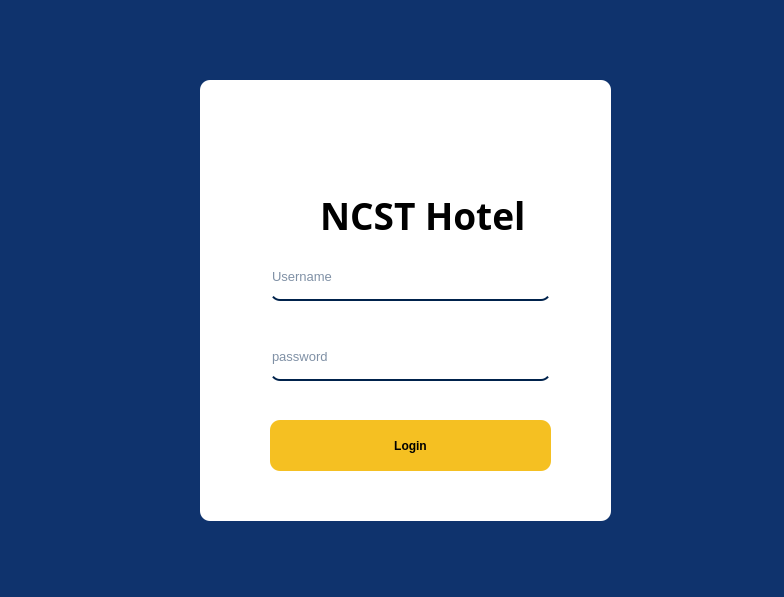
<?xml version="1.0" encoding="UTF-8"?>
<ui version="4.0">
 <class>MainWindow</class>
 <widget class="QMainWindow" name="MainWindow">
  <property name="geometry">
   <rect>
    <x>0</x>
    <y>0</y>
    <width>784</width>
    <height>597</height>
   </rect>
  </property>
  <property name="windowTitle">
   <string>MainWindow</string>
  </property>
  <property name="styleSheet">
   <string notr="true">background-color: rgb(15, 51, 109);</string>
  </property>
  <widget class="QWidget" name="centralwidget">
   <widget class="QFrame" name="frame">
    <property name="geometry">
     <rect>
      <x>200</x>
      <y>80</y>
      <width>411</width>
      <height>441</height>
     </rect>
    </property>
    <property name="styleSheet">
     <string notr="true">border-radius: 10px;
background-color: rgb(255, 255, 255);</string>
    </property>
    <property name="frameShape">
     <enum>QFrame::StyledPanel</enum>
    </property>
    <property name="frameShadow">
     <enum>QFrame::Raised</enum>
    </property>
    <widget class="QLabel" name="label">
     <property name="geometry">
      <rect>
       <x>120</x>
       <y>100</y>
       <width>231</width>
       <height>71</height>
      </rect>
     </property>
     <property name="font">
      <font>
       <family>Perpetua</family>
       <pointsize>28</pointsize>
       <weight>75</weight>
       <bold>true</bold>
      </font>
     </property>
     <property name="styleSheet">
      <string notr="true">color: black;</string>
     </property>
     <property name="text">
      <string>NCST Hotel</string>
     </property>
    </widget>
    <widget class="QLineEdit" name="txtUname">
     <property name="geometry">
      <rect>
       <x>70</x>
       <y>180</y>
       <width>281</width>
       <height>41</height>
      </rect>
     </property>
     <property name="font">
      <font>
       <pointsize>10</pointsize>
      </font>
     </property>
     <property name="styleSheet">
      <string notr="true">background-color: rgb(255,255,255);
border: none;
border-bottom: 2px solid #00224c;
color: #00224c;
padding-bottom: 7px;</string>
     </property>
     <property name="placeholderText">
      <string>Username</string>
     </property>
    </widget>
    <widget class="QLineEdit" name="txtPass">
     <property name="geometry">
      <rect>
       <x>70</x>
       <y>260</y>
       <width>281</width>
       <height>41</height>
      </rect>
     </property>
     <property name="font">
      <font>
       <pointsize>10</pointsize>
      </font>
     </property>
     <property name="styleSheet">
      <string notr="true">background-color: rgb(255,255,255);
border: none;
border-bottom: 2px solid #00224c;
color: #00224c;
padding-bottom: 7px;</string>
     </property>
     <property name="echoMode">
      <enum>QLineEdit::Password</enum>
     </property>
     <property name="placeholderText">
      <string>password</string>
     </property>
    </widget>
    <widget class="QPushButton" name="btnLogin">
     <property name="geometry">
      <rect>
       <x>70</x>
       <y>340</y>
       <width>281</width>
       <height>51</height>
      </rect>
     </property>
     <property name="styleSheet">
      <string notr="true">QPushButton {
    background-color: rgb(245, 192, 34);
    color: black;
    border: none;
    border-radius: 10px;
    padding: 10px;
    font-weight: bold;
}

QPushButton:hover {
    background-color: rgb(255, 210, 60);
}

QPushButton:pressed {
    background-color: rgb(200, 150, 10);
}

QPushButton:checked {
    background-color: rgb(200, 150, 10);
}</string>
     </property>
     <property name="text">
      <string>Login</string>
     </property>
    </widget>
    <widget class="QLabel" name="label_2">
     <property name="geometry">
      <rect>
       <x>150</x>
       <y>20</y>
       <width>111</width>
       <height>81</height>
      </rect>
     </property>
     <property name="text">
      <string/>
     </property>
     <property name="pixmap">
      <pixmap>../img/leche.png</pixmap>
     </property>
     <property name="scaledContents">
      <bool>true</bool>
     </property>
    </widget>
   </widget>
  </widget>
 </widget>
 <resources/>
 <connections/>
</ui>
